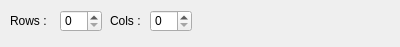
<?xml version="1.0" encoding="UTF-8"?>
<ui version="4.0">
 <class>Form</class>
 <widget class="QWidget" name="Form">
  <property name="geometry">
   <rect>
    <x>0</x>
    <y>0</y>
    <width>400</width>
    <height>47</height>
   </rect>
  </property>
  <property name="windowTitle">
   <string>Form</string>
  </property>
  <widget class="QSpinBox" name="spinBox">
   <property name="geometry">
    <rect>
     <x>60</x>
     <y>10</y>
     <width>42</width>
     <height>22</height>
    </rect>
   </property>
  </widget>
  <widget class="QSpinBox" name="spinBox_2">
   <property name="geometry">
    <rect>
     <x>150</x>
     <y>10</y>
     <width>42</width>
     <height>22</height>
    </rect>
   </property>
  </widget>
  <widget class="QLabel" name="label">
   <property name="geometry">
    <rect>
     <x>10</x>
     <y>10</y>
     <width>51</width>
     <height>21</height>
    </rect>
   </property>
   <property name="text">
    <string>Rows :</string>
   </property>
  </widget>
  <widget class="QLabel" name="label_2">
   <property name="geometry">
    <rect>
     <x>110</x>
     <y>10</y>
     <width>41</width>
     <height>21</height>
    </rect>
   </property>
   <property name="text">
    <string>Cols :</string>
   </property>
  </widget>
  <widget class="QStackedWidget" name="fomStackWidget">
   <property name="geometry">
    <rect>
     <x>220</x>
     <y>10</y>
     <width>171</width>
     <height>21</height>
    </rect>
   </property>
   <widget class="QWidget" name="page"/>
   <widget class="QWidget" name="page_2"/>
  </widget>
 </widget>
 <resources/>
 <connections/>
</ui>
